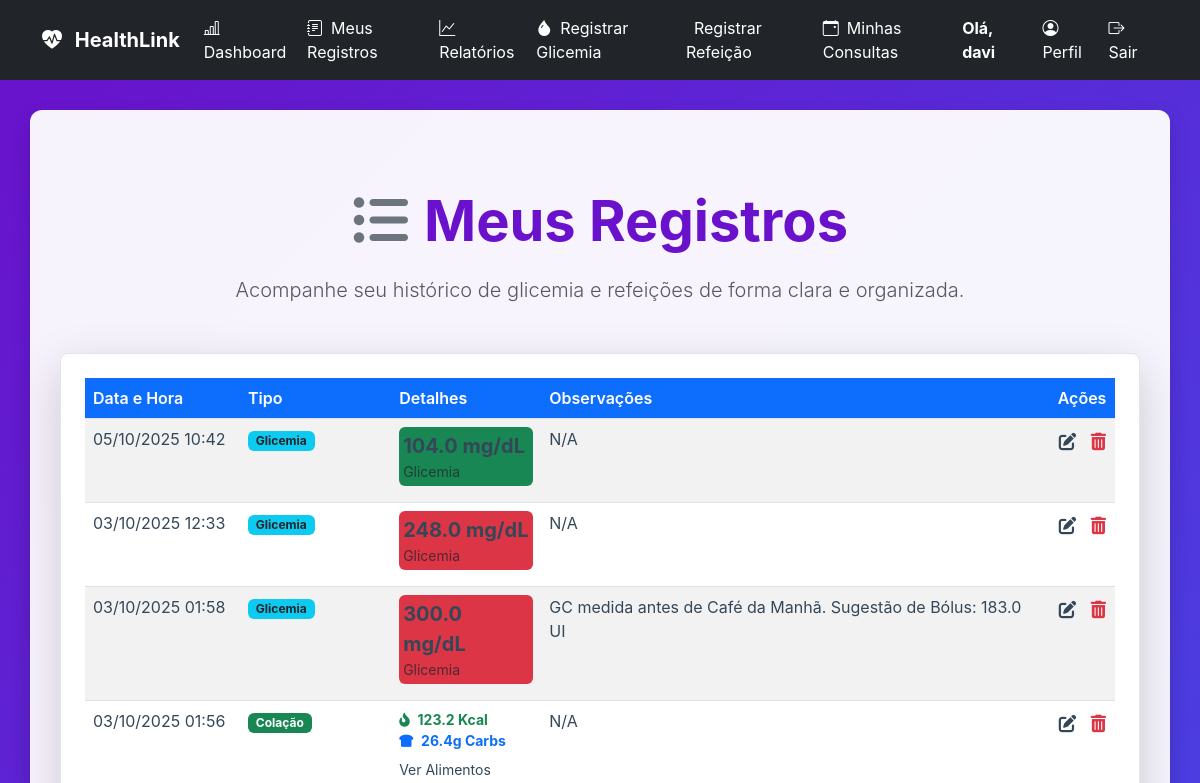
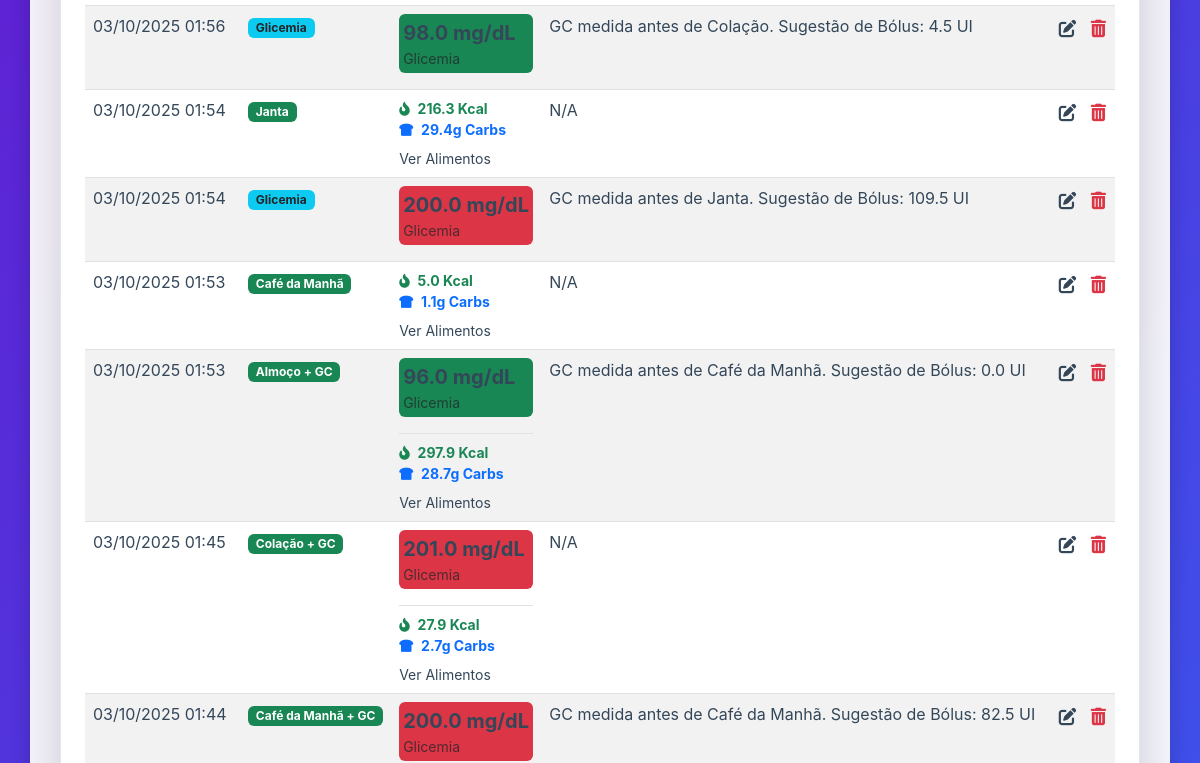
The page /registros (signed in, upper part) on the database as committed earlier (2 pictures, top to bottom).
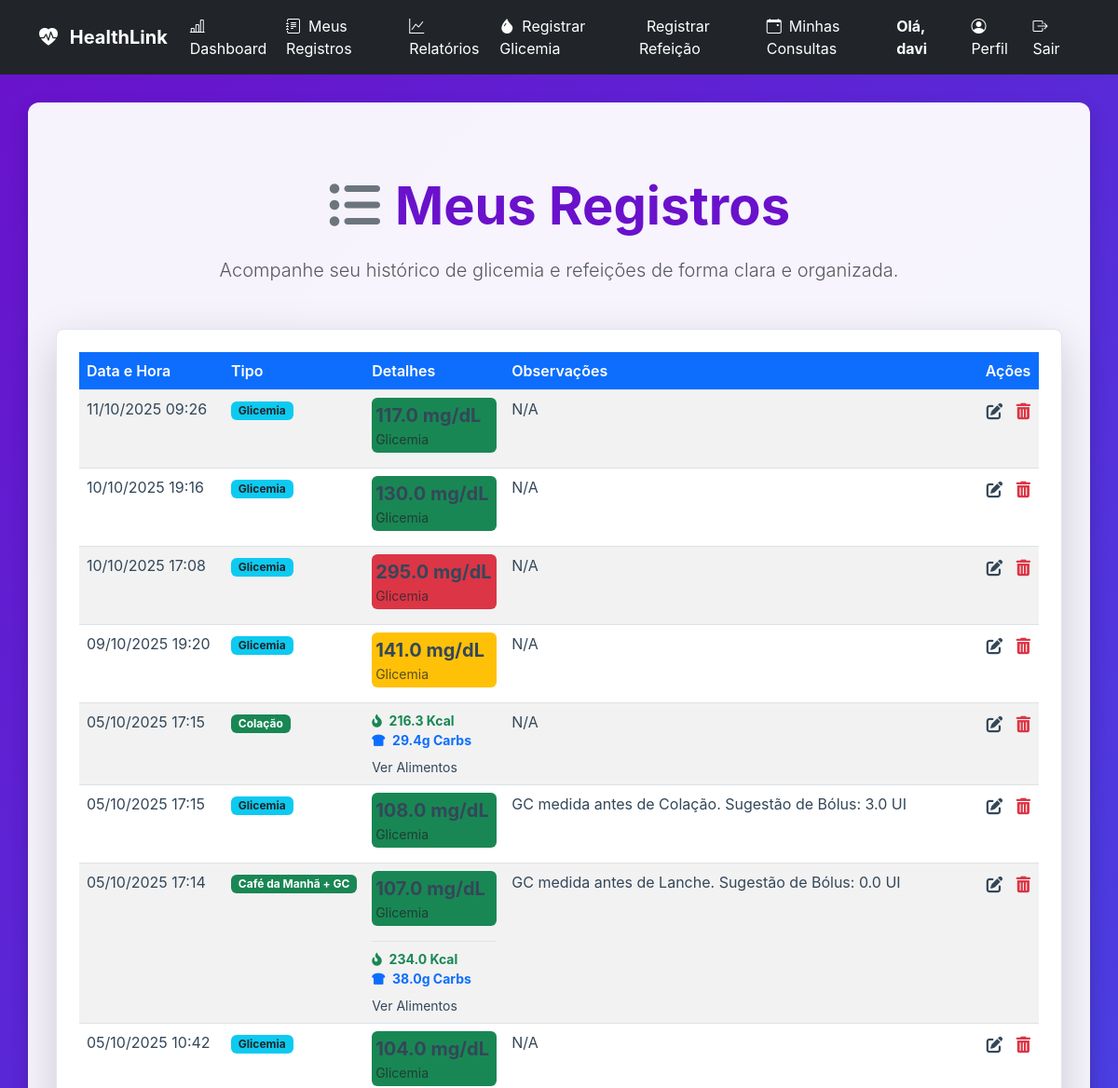
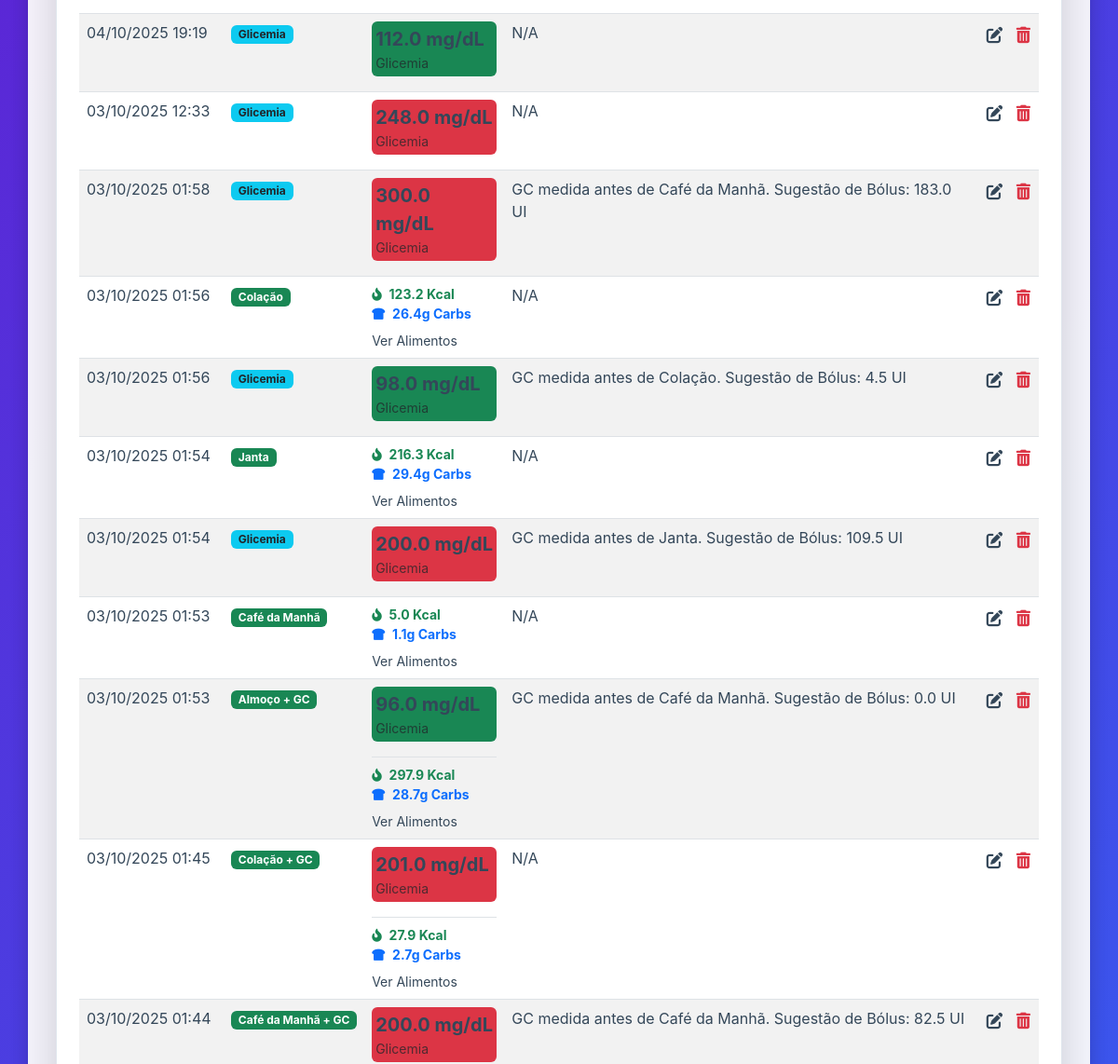
The same page on the database as committed later (2 pictures, top to bottom).
### tables this page shows
CREATE TABLE registros (
                    id INTEGER PRIMARY KEY,
                    user_id INTEGER NOT NULL,
                    data_hora TEXT NOT NULL,
                    tipo TEXT NOT NULL,
                    valor REAL,
                    observacoes TEXT,
                    alimentos_json TEXT,
                    total_calorias REAL,
                    total_carbs REAL, dose_insulina REAL, dose_aplicada REAL, tipo_medicao TEXT,
                    FOREIGN KEY (user_id) REFERENCES users (id)
                );

CREATE TABLE detalhes_refeicao (
                    registro_id INTEGER PRIMARY KEY,
                    tipo_refeicao TEXT NOT NULL,
                    carboidratos REAL,
                    calorias REAL,
                    alimentos_json TEXT,
                    FOREIGN KEY (registro_id) REFERENCES registros (id)
                );

### app.py (the view)
@app.route('/registros')
@login_required
def registros():
    registros_brutos = db_manager.carregar_registros(current_user.id)
    registros_prontos = formatar_registros_para_exibicao(registros_brutos)
    return render_template(
        'registros.html',
        registros=registros_prontos,
        get_status_class=get_status_class
    )

### app.py (called while the page is built)
def get_status_class(valor_glicemia):
    try:
        valor = float(valor_glicemia)
    except (ValueError, TypeError):
        return 'bg-secondary'
    if valor < 70:
        return 'bg-danger'
    elif 70 <= valor <= 130:
        return 'bg-success'
    elif 130 < valor <= 180:
        return 'bg-warning'
    else:
        return 'bg-danger'

@app.context_processor
def inject_now():
    return {'now': datetime.now}

### database_manager.py (called while the page is built)
    def get_db_connection(self):
        conn = sqlite3.connect(self.db_path)
        conn.execute("PRAGMA foreign_keys = ON;")
        conn.row_factory = sqlite3.Row
        return conn

    def carregar_usuario_por_id(self, user_id):
        conn = self.get_db_connection()
        user_data = conn.execute(
            "SELECT id, username, role, email, nome_completo, razao_ic, fator_sensibilidade, data_nascimento, sexo, telefone, medico_id FROM users WHERE id = ?",
            (user_id,)
        ).fetchone()
        conn.close()
        return dict(user_data) if user_data else None

### models.py (called while the page is built)
    @property
    def is_paciente(self):
        return self.role == 'paciente' or self.role == 'user'

### templates/registros.html (shortened to what the changed rows need)
{% extends 'base.html' %}
{% block content %}
<div class="container my-5">
    <div class="text-center mb-5">
        <h1 class="display-4 fw-bold">
            <i class="fas fa-list-ul me-3 text-secondary"></i>Meus Registros
        </h1>
    </div>
    <div class="card p-4 shadow-lg rounded-3">
        <div class="table-responsive">
            <table class="table table-striped table-hover records-table">
                <thead>
                    <tr>
                        <th scope="col" class="text-white bg-primary rounded-top-start">Data e Hora</th>
                        <th scope="col" class="text-white bg-primary">Tipo</th>
                        <th scope="col" class="text-white bg-primary">Detalhes</th>
                        <th scope="col" class="text-white bg-primary">Observações</th>
                        <th scope="col" class="text-white bg-primary rounded-top-end">Ações</th>
                    </tr>
                </thead>
                <tbody>
                    {% if registros %}
                    {% for registro in registros %}
                    <tr>
                        <td>
                            {{ registro.data_hora.strftime('%d/%m/%Y %H:%M') if registro.data_hora else 'N/A' }}
                        </td>
                        <td>
                            {% if registro.is_glicemia and registro.is_refeicao %}
                            <span class="badge bg-success">{{ registro.tipo_exibicao }} + GC</span>
                            {% elif registro.is_glicemia %}
                            <span class="badge bg-info text-dark">{{ registro.tipo_exibicao }}</span>
                            {% elif registro.is_refeicao %}
                            <span class="badge bg-success">{{ registro.tipo_exibicao }}</span>
                            {% else %}
                            {{ registro.tipo }}
                            {% endif %}
                        </td>
                        <td>
                            <div class="d-flex flex-column">
                                {% if registro.is_glicemia %}
                                {% set glicemia_valor = registro.valor | default(0.0) | float %}
                                <div class="glicemia-status {{ get_status_class(glicemia_valor) }} mb-2 p-1 rounded-2">
                                    <span class="fw-bold fs-5">
                                        {{ "{:.1f}".format(glicemia_valor) }} mg/dL
                                    </span>
                                    <small class="text-muted d-block mt-n1">Glicemia</small>
                                </div>
                                {% endif %}
                                {% set total_calorias = registro.total_calorias | default(0.0) | float %}
                                {% set total_carbs = registro.total_carbs | default(0.0) | float %}
                                {% if registro.is_refeicao and (total_calorias > 0 or total_carbs > 0) %}
                                <small class="text-muted
                                    {% if registro.is_glicemia %}mt-2 pt-2 border-top{% endif %}">
                                    <i class="fas fa-fire-alt me-1 text-success"></i>
                                    <span class="fw-bold text-success">{{ "{:.1f}".format(total_calorias) }} Kcal</span>
                                    <br>
                                    <i class="fas fa-bread-slice me-1 text-primary"></i>
                                    <span class="fw-bold text-primary">{{ "{:.1f}".format(total_carbs) }}g Carbs</span>
                                </small>
                                {% set alimentos_json_len = registro.alimentos_json | length if registro.alimentos_json
                                is string else 0 %}
                                {% if registro.alimentos_json is not none and alimentos_json_len > 2 %}
                                <a href="#" class="mt-2 text-decoration-none small" data-bs-toggle="modal"
                                    data-bs-target="#alimentosModal{{ registro.id | string }}">Ver Alimentos</a>
                                {% endif %}
                                {% endif %}
                            </div>
                        </td>
                        <td>{{ registro.observacoes if registro.observacoes else 'N/A' }}</td>
                        <td class="action-buttons text-center">
                            <a href="{{ url_for('editar_registo', id=registro.id) }}"
                                class="btn btn-sm btn-link text-warning p-0 me-2" data-bs-toggle="tooltip"
                                data-bs-placement="top" title="Editar Registro">
                            </a>
                            <form action="{{ url_for('excluir_registo', id=registro.id) }}" method="post"
                                onsubmit="return confirm('Tem certeza que deseja excluir este registro?');"
                                style="display: inline;">
                                <button type="submit" class="btn btn-sm btn-link text-danger p-0"
                                    data-bs-toggle="tooltip" data-bs-placement="top" title="Excluir Registro">
                                </button>
                            </form>
                        </td>
                    </tr>
                    {% endfor %}
                    {% else %}
                    <tr>
                        <td colspan="5" class="text-center text-muted py-4">Nenhum registro encontrado.</td>
                    </tr>
                    {% endif %}
                </tbody>
            </table>
        </div>
    </div>
</div>
{% endblock %}

Rows that differ between the two databases and show on the page:
added registros: data_hora "11/10/2025 09:26", tipo_exibicao "Glicemia", valor "117.0", observacoes "N/A"
added registros: data_hora "10/10/2025 19:16", tipo_exibicao "Glicemia", valor "130.0", observacoes "N/A"
added registros: data_hora "10/10/2025 17:08", tipo_exibicao "Glicemia", valor "295.0", observacoes "N/A"
added registros: data_hora "09/10/2025 19:20", tipo_exibicao "Glicemia", valor "141.0", observacoes "N/A"
added detalhes_refeicao: data_hora "05/10/2025 17:15", tipo_exibicao "Colação", calorias "216.3", carboidratos "29.4", observacoes "N/A"
added registros: data_hora "05/10/2025 17:15", tipo_exibicao "Glicemia", valor "108.0", observacoes "GC medida antes de Colação. Sugestão de Bólus: 3.0 UI"
now on this page (row unchanged): detalhes_refeicao: data_hora "05/10/2025 17:14", tipo_exibicao "Café da Manhã", calorias "234.0", carboidratos "38.0", observacoes "GC medida antes de Lanche. Sugestão de Bólus: 0.0 UI"
added registros: valor "107.0"
added registros: data_hora "04/10/2025 19:19", tipo_exibicao "Glicemia", valor "112.0", observacoes "N/A"
